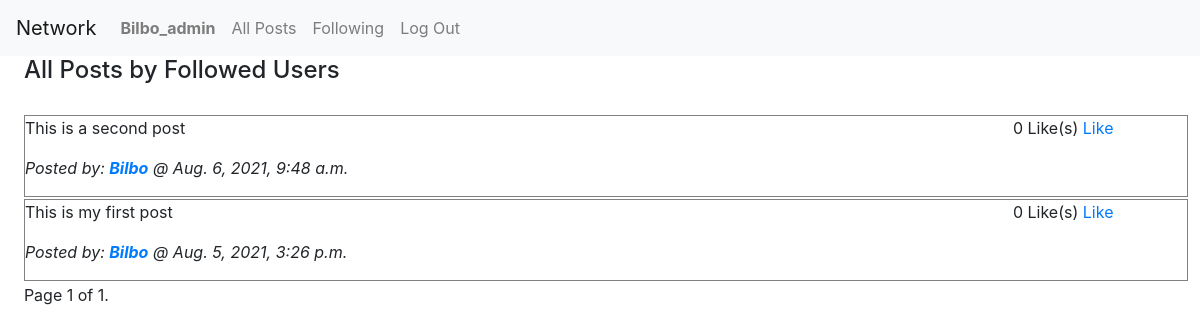
The app's page /following (signed in), older data.
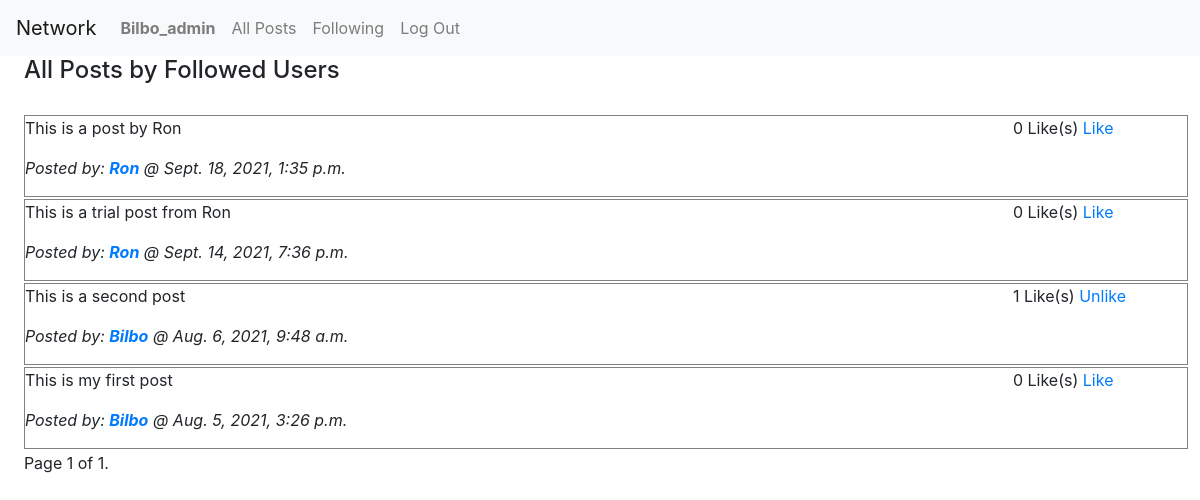
The same page, newer data.
### network/models.py (models this page shows, shortened)
class Post(models.Model):
    post_creator = models.ForeignKey(User, on_delete = models.CASCADE)
    time_created = models.DateTimeField(auto_now_add=True)
    content = models.TextField(blank=True, null=True)
    likes = models.ManyToManyField(User, related_name = 'liked', blank = True)

class User(AbstractUser):
    following = models.ManyToManyField("User", related_name="users_followed", blank = True)
    followers = models.ManyToManyField("User", related_name="users_follow", blank = True)

### network/views.py (the view)
# urls.py: path("following", views.following_posts, name="following_posts"),
@login_required
def following_posts(request):
    followed_users = list(User.objects.filter(followers = request.user).values_list('id', flat=True))
    Posts = Post.objects.filter(post_creator__in = followed_users)
    Posts = Posts.order_by("-time_created").all()
    paginator = Paginator(Posts, 10)
    page_number = request.GET.get('page')
    Posts = paginator.get_page(page_number)
    return render(request, "network/following.html", {
        "Posts": Posts,
        "following":followed_users,
    })

### network/templates/network/following.html (shortened to what this page needs)
{% extends "network/layout.html" %}
{% load static %}
{% block body %}
    <h4 class="body">All Posts by Followed Users</h4>
    <div class="all_posts_block">
        {% for Post in Posts %}
            <div class="post_block">
                <div class = "posts" id="post_{{Post.id}}" >
                    <p>{{Post.content}}</p>
                    <p><i>Posted by: <a href="{% url 'profile' Post.post_creator %}"><strong>{{ Post.post_creator }}</strong></a> @ {{Post.time_created}}</i></p>
                </div>
                <div class="add_ons">
                    <div class = "likes">
                        <span id = "likes_{{Post.id}}">{{Post.likes.all.count}}</span> Like(s)
                        {% if user.is_authenticated %}
                            {% if request.user in Post.likes.all %}
                                <a class="like_btn" data-id = "{{Post.id}}" href="#">Unlike</a>
                            {% else %}
                                <a class="like_btn" data-id = "{{Post.id}}" href="#">Like</a>
                            {% endif %}
                        {% endif %}
                    </div>
                </div>
            </div>
        {% endfor %}
    </div>
    <div class="pagination">
        <span class="step-links">
            <span class="current">
                Page {{ Posts.number }} of {{ Posts.paginator.num_pages }}.
            </span>
        </span>
    </div>
{% endblock %}

Row changes from the older to the newer data that the page shows:
added Post: content "This is a post by Ron", post_creator "Ron", time_created "Sept. 18, 2021, 1:35 p.m.", likes.all.count "0"
now on this page (row unchanged): Post: content "This is a trial post from Ron", post_creator "Ron", time_created "Sept. 14, 2021, 7:36 p.m.", likes.all.count "0"
computed for Post "This is a second post": likes.all.count "0" → "1"; text "Like" → "Unlike"
